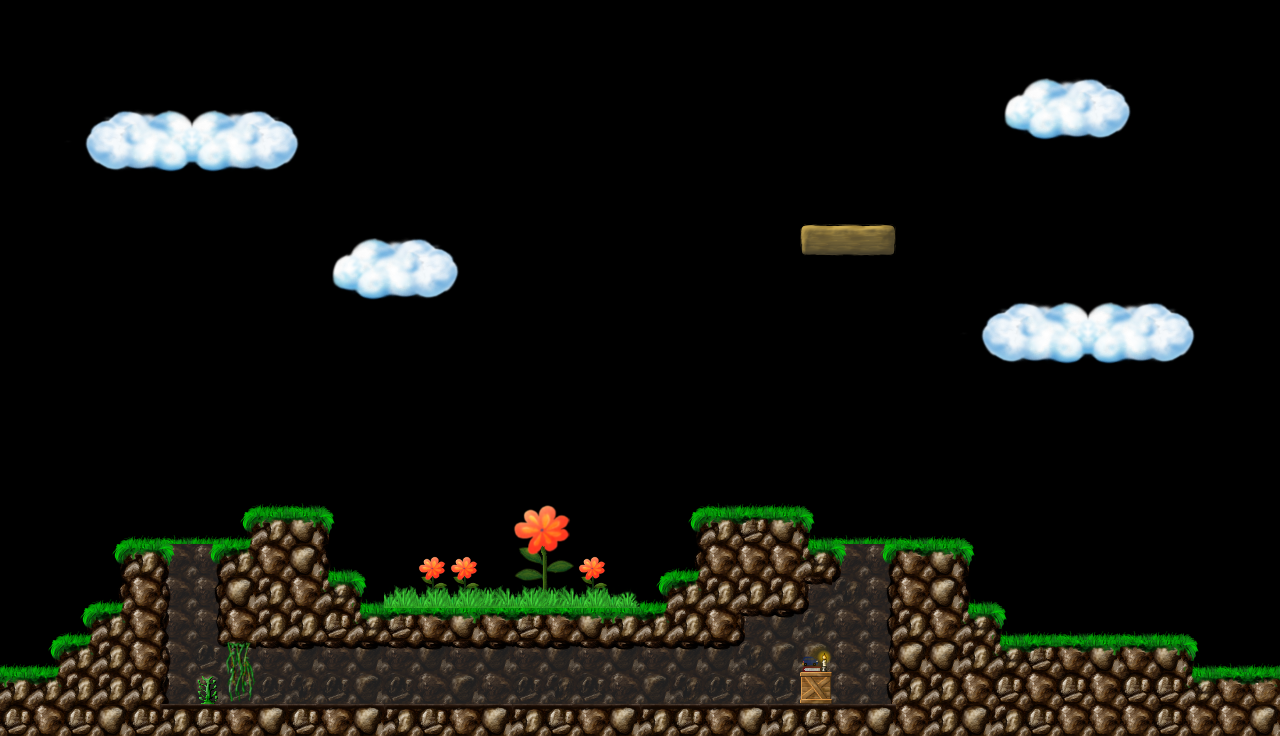

A level layout from a 2D game, rendered from its tile map. Below: a short description, then the map file with its tile-grid data intact:
An orthogonal 40x23 tile map with 32x32 px tiles, 1 tile layer (Tile Layer 1).

<map version="1.2" tiledversion="1.2.0" orientation="orthogonal" renderorder="right-down" width="40" height="23" tilewidth="32" tileheight="32" infinite="0" nextlayerid="2" nextobjectid="1">
 <tileset firstgid="1" source="tilemap.tsx" />
 <layer id="1" name="Tile Layer 1" width="40" height="23">
  <data encoding="csv">
0,0,0,0,0,0,0,0,0,0,0,0,0,0,0,0,0,0,0,0,0,0,0,0,0,0,0,0,0,0,0,0,0,0,0,0,0,0,0,0,
0,0,0,0,0,0,0,0,0,0,0,0,0,0,0,0,0,0,0,0,0,0,0,0,0,0,0,0,0,0,0,0,0,0,0,0,0,0,0,0,
0,0,0,0,0,0,0,0,0,0,0,0,0,0,0,0,0,0,0,0,0,0,0,0,0,134,135,136,0,0,0,1269,1270,1271,1272,1273,0,0,0,0,
0,0,1900,1901,1902,1903,1270,1271,1272,1273,0,0,0,0,0,0,0,0,0,0,0,0,0,0,0,198,199,200,0,0,0,1333,3342,3343,3344,1337,0,0,0,0,
0,0,1964,3345,3346,3347,3342,3343,3344,1337,0,0,0,0,0,0,0,0,0,0,0,0,0,0,0,131,132,133,0,0,0,1397,1398,1399,1400,1401,0,0,0,0,
0,0,2028,2029,2030,2031,1398,1399,1400,1401,0,0,0,0,0,0,0,0,0,0,0,0,0,0,0,195,196,197,0,0,0,0,0,0,0,0,0,0,0,0,
0,0,0,0,0,0,0,0,0,0,0,0,0,0,0,0,0,0,0,0,0,0,0,0,0,0,957,0,0,0,0,0,0,0,0,0,0,0,0,0,
0,0,0,0,0,0,0,0,0,0,1269,1270,1271,1272,1273,0,0,0,0,0,0,0,0,0,0,4053,4054,4055,0,0,0,0,0,0,0,0,0,0,0,0,
0,0,0,0,0,0,0,0,0,0,1333,3342,3343,3344,1337,0,0,0,0,0,0,0,0,0,0,0,0,0,0,0,0,0,0,0,0,0,0,0,0,0,
0,0,0,0,0,0,0,0,0,0,1397,1398,1399,1400,1401,0,0,0,0,0,0,0,0,0,0,0,0,0,0,0,1900,1901,1902,1903,1270,1271,1272,1273,0,0,
0,0,0,0,0,0,0,0,0,0,0,0,0,0,0,0,0,0,0,0,0,0,0,0,0,0,0,0,0,0,1964,3345,3346,3347,3342,3343,3344,1337,0,0,
0,0,0,0,0,0,0,0,0,0,0,0,0,0,0,0,0,0,0,0,0,0,0,0,0,0,0,0,0,0,2028,2029,2030,2031,1398,1399,1400,1401,0,0,
0,0,0,0,0,0,0,0,0,0,0,0,0,0,0,0,0,0,0,0,0,0,0,0,0,0,0,0,0,0,0,0,0,0,0,0,0,0,0,0,
0,0,0,0,0,0,0,0,0,0,0,0,0,0,0,0,0,0,0,0,0,0,0,0,0,0,0,0,0,0,0,0,0,0,0,0,0,0,0,0,
0,0,0,0,0,0,0,0,0,0,0,0,0,0,0,0,0,0,0,0,0,0,0,0,0,0,0,0,0,0,0,0,0,0,0,0,0,0,0,0,
0,0,0,0,0,0,0,1558,1560,1559,1561,0,0,0,0,0,534,535,0,0,0,1558,1559,1560,1560,1561,0,0,0,0,0,0,0,0,0,0,0,0,0,0,
0,0,0,1558,1560,1559,1560,1683,3423,3426,1625,0,0,0,0,0,598,599,0,0,0,1622,3423,3424,3426,1682,1559,1560,1559,1560,1561,0,0,0,0,0,0,0,0,0,
0,0,0,1622,3423,1621,1620,3364,3491,3492,1618,1561,0,661,661,0,662,663,661,0,1558,1619,3491,3491,3491,3363,1621,1620,3425,3426,1625,0,0,0,0,0,0,0,0,0,
0,0,1558,1619,3491,1685,1684,3492,3555,3491,3363,1682,803,725,725,804,729,730,725,805,1683,3364,3555,3555,3555,1746,1881,1684,3491,3492,1618,1561,0,0,0,0,0,0,0,0,
0,1558,1683,3364,3491,1749,1748,3491,3555,3555,3556,3363,3424,3425,3426,3425,3424,3425,3426,3423,3364,3555,3491,1746,1880,1881,1363,1684,3555,3491,3363,1682,1560,1559,1560,1559,1560,1561,0,0,
1560,1683,3364,3555,3491,1685,1878,1432,1879,1880,1879,1880,1879,1880,1879,1880,1879,1880,1879,1880,1879,1880,1880,1881,1364,1497,1363,1748,3492,3492,3555,3363,3424,3425,3426,3425,3426,1682,1559,1560,
3423,3364,3555,3555,3555,1749,1433,1496,1428,1427,1428,1364,1428,1363,1364,1363,1428,1427,1428,1363,1364,1427,1428,1363,1428,3550,1363,1684,3555,3555,3491,3556,3491,3556,3491,3556,3556,3363,3425,3428,
3556,3491,3556,3492,3556,3487,3488,3489,3490,3488,3489,3490,3487,3488,3489,3490,3487,3488,3489,3490,3487,3488,3489,3490,3487,3488,3489,3490,3491,3555,3492,3555,3556,3491,3491,3491,3556,3491,3491,3492
</data>
 </layer>
</map>
